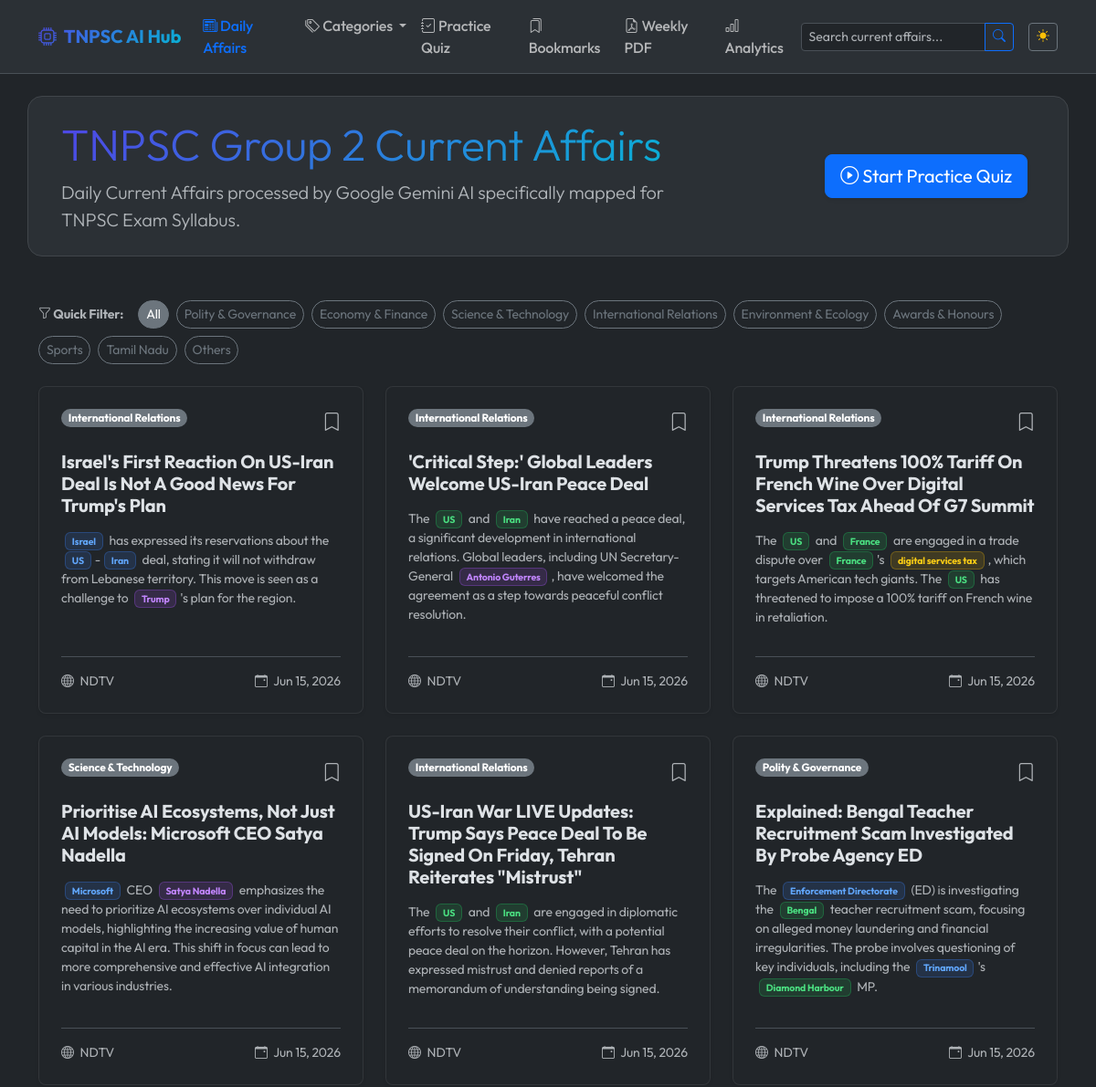
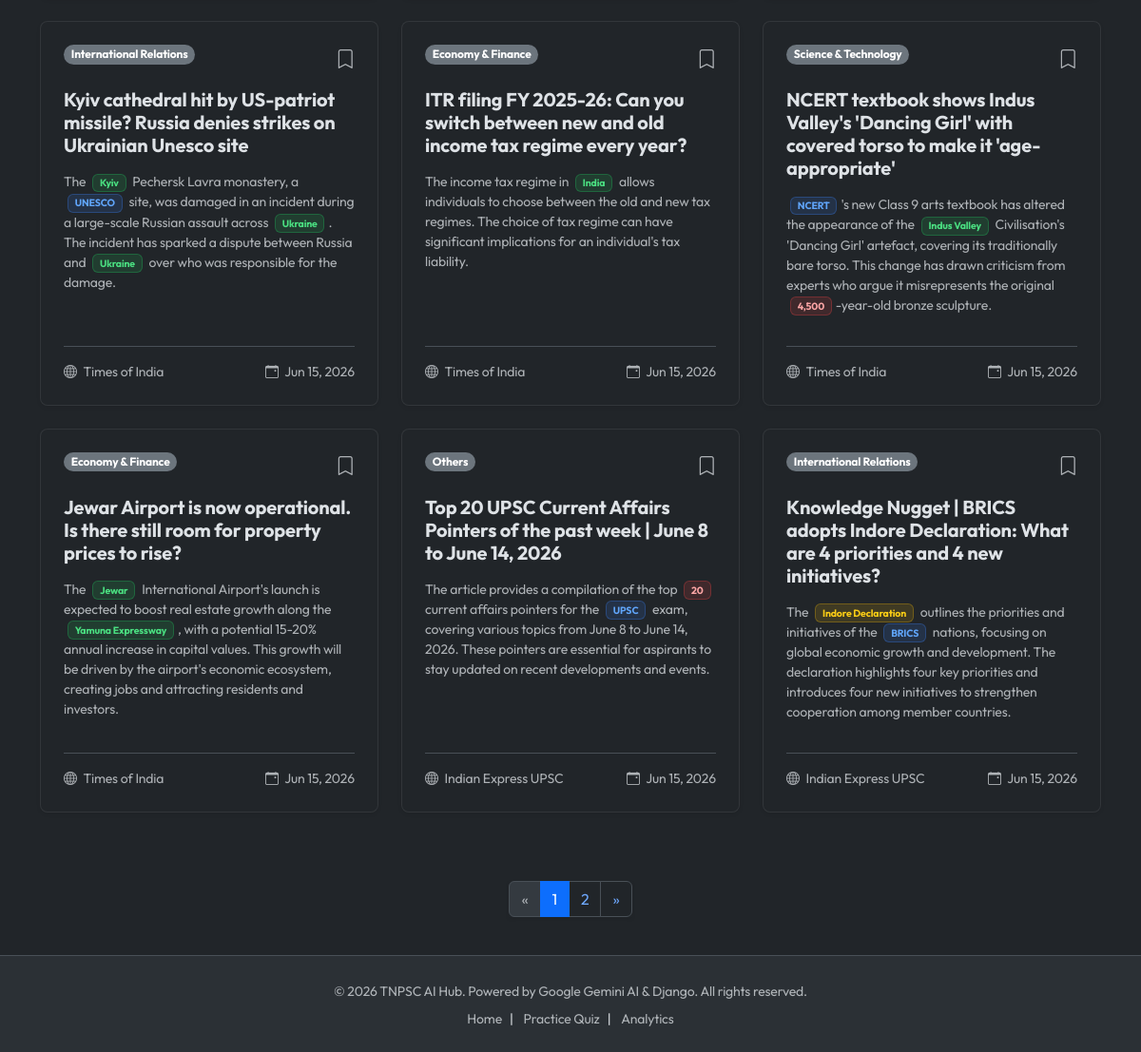
The page / on the database its author committed (2 pictures, top to bottom).
### apps/news/models.py (models this page shows, shortened)
class News(models.Model):
    title = models.CharField(max_length=500)
    slug = models.SlugField(max_length=500, unique=True, blank=True)
    source = models.CharField(max_length=100)
    article_url = models.URLField(max_length=1000, unique=True)
    published_date = models.DateField()
    category = models.CharField(
        max_length=50,
        choices=settings.NEWS_CATEGORIES,
        default='Others'
    )
    summary = models.TextField(help_text="2-line TNPSC focused summary")
    keywords = models.JSONField(default=list, blank=True)
    mcq_question = models.TextField(blank=True, null=True)
    mcq_options = models.JSONField(default=dict, blank=True, help_text="Dictionary like {'A': '...', 'B': '...'}")
    mcq_answer = models.CharField(max_length=10, blank=True, null=True, help_text="Correct option key, e.g., 'A', 'B', 'C', 'D'")
    mcq_explanation = models.TextField(blank=True, null=True)
    highlighted_entities = models.JSONField(default=dict, blank=True)
    revision_notes = models.TextField(blank=True, null=True, help_text="Bullet points for quick revision")
    created_at = models.DateTimeField(auto_now_add=True)
    is_published = models.BooleanField(default=True)
    class Meta:
        verbose_name_plural = "News Articles"
        ordering = ['-published_date', '-created_at']

### apps/news/views.py (the view)
# urls.py: path('', NewsListView.as_view(), name='index'),
class NewsListView(ListView):
    model = News
    template_name = 'news/index.html'
    context_object_name = 'news_list'
    paginate_by = 12
    def get_queryset(self):
        return News.objects.filter(is_published=True)
    def get_context_data(self, **kwargs):
        context = super().get_context_data(**kwargs)
        context['bookmarked_ids'] = self.request.session.get('bookmarked_news_ids', [])
        return context

### apps/news/context_processors.py (called while the page is built)
def categories_processor(request):
    return {
        'NEWS_CATEGORIES': settings.NEWS_CATEGORIES
    }

### templates/news/index.html (shortened to what this page needs)
{% extends 'base.html' %}
{% load news_tags %}
{% load humanize %}
{% block content %}
<div class="row align-items-center mb-5 py-4 bg-body-tertiary rounded-4 px-4 border border-secondary-subtle">
    <div class="col-lg-8">
        <h1 class="display-5 fw-extrabold mb-2 text-gradient">TNPSC Group 2 Current Affairs</h1>
        <p class="lead text-muted mb-0">Daily Current Affairs processed by Google Gemini AI specifically mapped for TNPSC Exam Syllabus.</p>
    </div>
    <div class="col-lg-4 text-lg-end mt-3 mt-lg-0">
        <a href="{% url 'quiz:dashboard' %}" class="btn btn-primary btn-lg shadow-sm me-2">
            <i class="bi bi-play-circle"></i> Start Practice Quiz
        </a>
    </div>
</div>
<div class="row mb-4">
    <div class="col-12">
        <div class="d-flex flex-wrap gap-2 align-items-center">
            <span class="fw-bold text-muted me-2 small uppercase"><i class="bi bi-funnel"></i> Quick Filter:</span>
            <a href="{% url 'news:index' %}" class="btn btn-sm btn-outline-secondary rounded-pill {% if not category_name %}active{% endif %}">All</a>
            {% for cat_val, cat_name in NEWS_CATEGORIES %}
                <a href="{% url 'news:category' cat_val %}" class="btn btn-sm btn-outline-secondary rounded-pill {% if category_name == cat_val %}active{% endif %}">
                    {{ cat_name }}
                </a>
            {% endfor %}
        </div>
    </div>
</div>
<div class="row">
    {% if news_list %}
        {% for news in news_list %}
            <div class="col-md-6 col-lg-4 mb-4 animate-fade-in">
                <div class="card h-100 news-card shadow-sm rounded-3">
                    <div class="card-body d-flex flex-column p-4">
                        <div class="d-flex justify-content-between align-items-start mb-3">
                            <span class="badge rounded-pill {% if news.category == 'Polity' %}bg-warning text-dark
                                           {% elif news.category == 'Economy' %}bg-primary
                                           {% elif news.category == 'Science' %}bg-info text-dark
                                           {% elif news.category == 'International' %}bg-success
                                           {% elif news.category == 'Environment' %}bg-secondary
                                           {% elif news.category == 'Awards' %}bg-purple
                                           {% elif news.category == 'Sports' %}bg-danger
                                           {% elif news.category == 'Tamil Nadu' %}bg-dark text-white
                                           {% else %}bg-secondary{% endif %}">
                                {{ news.get_category_display }}
                            </span>
                            <span class="bookmark-btn" data-news-id="{{ news.id }}">
                                <i class="bi {% if news.id in bookmarked_ids %}bi-bookmark-fill text-warning{% else %}bi-bookmark text-muted{% endif %} fs-5"></i>
                            </span>
                        </div>
                        <h5 class="card-title fw-bold mb-3">
                            <a href="{% url 'news:detail' news.slug %}" class="text-decoration-none text-reset hover-primary">
                                {{ news.title }}
                            </a>
                        </h5>
                        <p class="card-text text-muted flex-grow-1 small">
                            {{ news.summary|highlight_entities:news.highlighted_entities }}
                        </p>
                        <div class="border-top pt-3 mt-3 d-flex justify-content-between align-items-center text-muted small">
                            <span><i class="bi bi-globe me-1"></i> {{ news.source }}</span>
                            <span><i class="bi bi-calendar-event me-1"></i> {{ news.published_date|date:"M d, Y" }}</span>
                        </div>
                    </div>
                </div>
            </div>
        {% endfor %}
    {% else %}
        <div class="col-12 text-center py-5">
            <i class="bi bi-file-earmark-x text-muted display-1"></i>
            <h3 class="mt-3">No News Found</h3>
            <p class="text-muted">Wait for daily 6:00 AM RSS feeds automated fetching or contact admin.</p>
        </div>
    {% endif %}
</div>
{% if is_paginated %}
    <nav class="d-flex justify-content-center mt-5" aria-label="Page navigation">
        <ul class="pagination pagination-md shadow-sm">
            {% if page_obj.has_previous %}
                <li class="page-item">
                    <a class="page-link" href="?page={{ page_obj.previous_page_number }}" aria-label="Previous">
                        <span aria-hidden="true">&laquo;</span>
                    </a>
                </li>
            {% else %}
                <li class="page-item disabled"><span class="page-link">&laquo;</span></li>
            {% endif %}
            {% for i in paginator.page_range %}
                {% if page_obj.number == i %}
                    <li class="page-item active" aria-current="page"><span class="page-link">{{ i }}</span></li>
                {% else %}
                    <li class="page-item"><a class="page-link" href="?page={{ i }}">{{ i }}</a></li>
                {% endif %}
            {% endfor %}
            {% if page_obj.has_next %}
                <li class="page-item">
                    <a class="page-link" href="?page={{ page_obj.next_page_number }}" aria-label="Next">
                        <span aria-hidden="true">&raquo;</span>
                    </a>
                </li>
            {% else %}
                <li class="page-item disabled"><span class="page-link">&raquo;</span></li>
            {% endif %}
        </ul>
    </nav>
{% endif %}
{% endblock %}

### static/css/styles.css (style rules this page uses)
:root { --primary-gradient: linear-gradient(135deg, #4f46e5 0%, #06b6d4 100%); --purple-color: #a855f7; --purple-light: #f3e8ff; --scheme-color: #eab308; --org-color: #3b82f6; --place-color: #22c55e; --person-color: #a855f7; --number-color: #ef4444; }
body { font-family: 'Outfit', -apple-system, BlinkMacSystemFont, "Segoe UI", Roboto, sans-serif; min-height: 100vh; display: flex; flex-direction: column; letter-spacing: -0.01em; }
.text-gradient { background: var(--primary-gradient); -webkit-background-clip: text; -webkit-text-fill-color: transparent; background-clip: text; }
.bg-purple { background-color: var(--purple-color) !important; }
.news-card { transition: transform 0.25s cubic-bezier(0.4, 0, 0.2, 1), box-shadow 0.25s ease; border: 1px solid rgba(255, 255, 255, 0.08); overflow: hidden; }
.entity-scheme { background-color: rgba(234, 179, 8, 0.15) !important; color: #facc15 !important; border: 1px solid rgba(234, 179, 8, 0.3); }
.entity-org { background-color: rgba(59, 130, 246, 0.15) !important; color: #60a5fa !important; border: 1px solid rgba(59, 130, 246, 0.3); }
.entity-place { background-color: rgba(34, 197, 94, 0.15) !important; color: #4ade80 !important; border: 1px solid rgba(34, 197, 94, 0.3); }
.entity-person { background-color: rgba(168, 85, 247, 0.15) !important; color: #c084fc !important; border: 1px solid rgba(168, 85, 247, 0.3); }
.entity-number { background-color: rgba(239, 68, 68, 0.15) !important; color: #fca5a5 !important; border: 1px solid rgba(239, 68, 68, 0.3); }
.bookmark-btn { cursor: pointer; transition: color 0.2s, transform 0.2s; }
.animate-fade-in { animation: fadeIn 0.4s ease-out forwards; }

### rows shown on the page
News: category "International Relations", title "Israel's First Reaction On US-Iran Deal Is Not A Good News For Trump's Plan", summary|highlight_entities "Israel has expressed its reservations about the US - Iran deal, stating it will not withdraw from Lebanese territory. This move is seen as a challenge to Trump 's plan for the region.", source "NDTV", published_date "Jun 15, 2026"
News: category "International Relations", title "'Critical Step:' Global Leaders Welcome US-Iran Peace Deal", summary|highlight_entities "The US and Iran have reached a peace deal, a significant development in international relations. Global leaders, including UN Secretary-General Antonio Guterres , have welcomed the agreement as a step towards peaceful conflict resolution.", source "NDTV", published_date "Jun 15, 2026"
News: category "International Relations", title "Trump Threatens 100% Tariff On French Wine Over Digital Services Tax Ahead Of G7 Summit", summary|highlight_entities "The US and France are engaged in a trade dispute over France 's digital services tax , which targets American tech giants. The US has threatened to impose a 100% tariff on French wine in retaliation.", source "NDTV", published_date "Jun 15, 2026"
News: category "Science & Technology", title "Prioritise AI Ecosystems, Not Just AI Models: Microsoft CEO Satya Nadella", summary|highlight_entities "Microsoft CEO Satya Nadella emphasizes the need to prioritize AI ecosystems over individual AI models, highlighting the increasing value of human capital in the AI era. This shift in focus can lead to more comprehensive and effective AI integration in various industries.", source "NDTV", published_date "Jun 15, 2026"
News: category "International Relations", title "US-Iran War LIVE Updates: Trump Says Peace Deal To Be Signed On Friday, Tehran Reiterates \"Mistrust\"", summary|highlight_entities "The US and Iran are engaged in diplomatic efforts to resolve their conflict, with a potential peace deal on the horizon. However, Tehran has expressed mistrust and denied reports of a memorandum of understanding being signed.", source "NDTV", published_date "Jun 15, 2026"
News: category "Polity & Governance", title "Explained: Bengal Teacher Recruitment Scam Investigated By Probe Agency ED", summary|highlight_entities "The Enforcement Directorate (ED) is investigating the Bengal teacher recruitment scam, focusing on alleged money laundering and financial irregularities. The probe involves questioning of key individuals, including the Trinamool 's Diamond Harbour MP.", source "NDTV", published_date "Jun 15, 2026"
News: category "International Relations", title "Kyiv cathedral hit by US-patriot missile? Russia denies strikes on Ukrainian Unesco site", summary|highlight_entities "The Kyiv Pechersk Lavra monastery, a UNESCO site, was damaged in an incident during a large-scale Russian assault across Ukraine . The incident has sparked a dispute between Russia and Ukraine over who was responsible for the damage.", source "Times of India", published_date "Jun 15, 2026"
News: category "Economy & Finance", title "ITR filing FY 2025-26: Can you switch between new and old income tax regime every year?", summary|highlight_entities "The income tax regime in India allows individuals to choose between the old and new tax regimes. The choice of tax regime can have significant implications for an individual's tax liability.", source "Times of India", published_date "Jun 15, 2026"
News: category "Science & Technology", title "NCERT textbook shows Indus Valley's 'Dancing Girl' with covered torso to make it 'age-appropriate'", summary|highlight_entities "NCERT 's new Class 9 arts textbook has altered the appearance of the Indus Valley Civilisation's 'Dancing Girl' artefact, covering its traditionally bare torso. This change has drawn criticism from experts who argue it misrepresents the original 4,500 -year-old bronze sculpture.", source "Times of India", published_date "Jun 15, 2026"
News: category "Economy & Finance", title "Jewar Airport is now operational. Is there still room for property prices to rise?", summary|highlight_entities "The Jewar International Airport's launch is expected to boost real estate growth along the Yamuna Expressway , with a potential 15-20% annual increase in capital values. This growth will be driven by the airport's economic ecosystem, creating jobs and attracting residents and investors.", source "Times of India", published_date "Jun 15, 2026"
News: category "Others", title "Top 20 UPSC Current Affairs Pointers of the past week | June 8 to June 14, 2026", summary|highlight_entities "The article provides a compilation of the top 20 current affairs pointers for the UPSC exam, covering various topics from June 8 to June 14, 2026. These pointers are essential for aspirants to stay updated on recent developments and events.", source "Indian Express UPSC", published_date "Jun 15, 2026"
News: category "International Relations", title "Knowledge Nugget | BRICS adopts Indore Declaration: What are 4 priorities and 4 new initiatives?", summary|highlight_entities "The Indore Declaration outlines the priorities and initiatives of the BRICS nations, focusing on global economic growth and development. The declaration highlights four key priorities and introduces four new initiatives to strengthen cooperation among member countries.", source "Indian Express UPSC", published_date "Jun 15, 2026"

### other values the page prints
{{ cat_name }} "Polity & Governance" "Economy & Finance" "Science & Technology" "International Relations" "Environment & Ecology" "Awards & Honours" "Sports" "Tamil Nadu" "Others"
{{ i }} "1"
{{ i }} "2"
